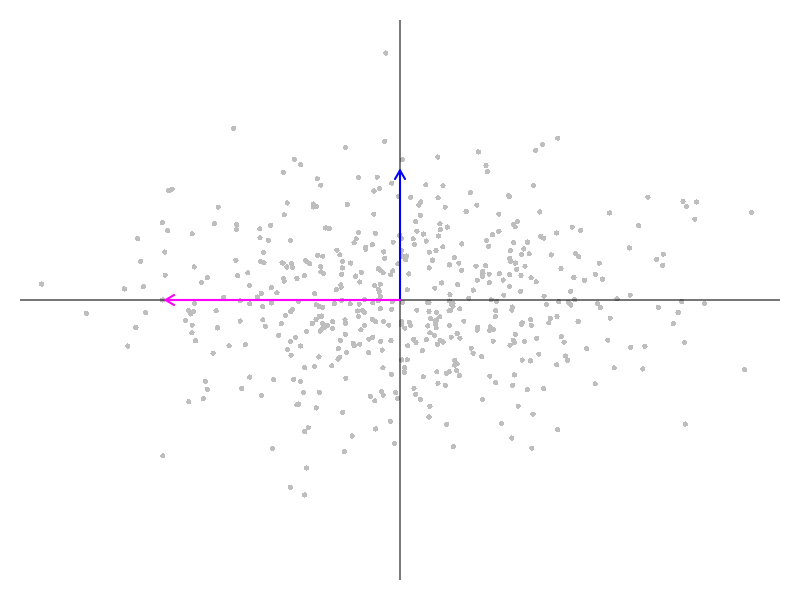
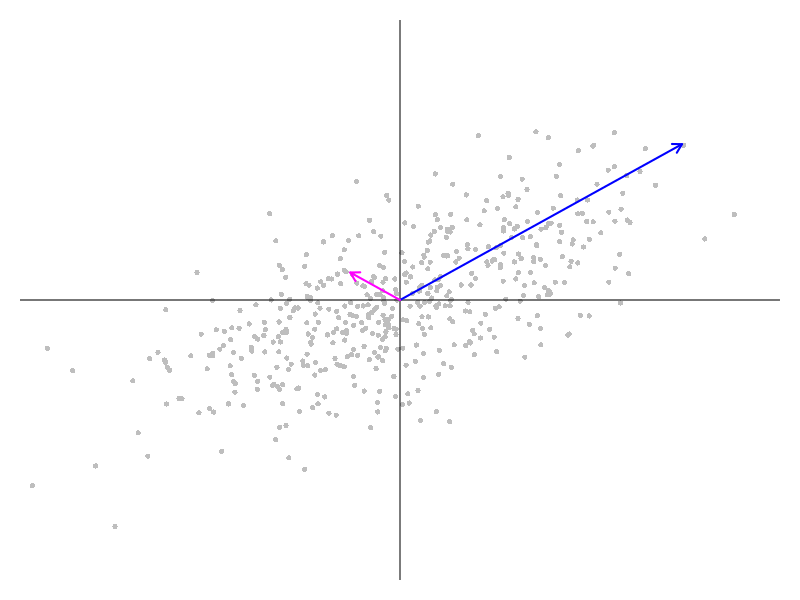
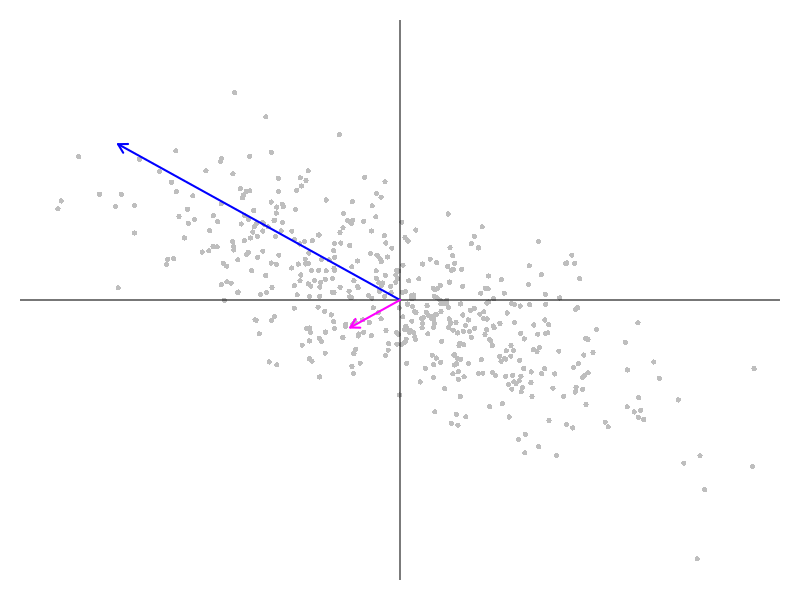

Recreate these plots in R, in order.
library(MASS)

n = 500
s1 = matrix(c(1,0,0,1),ncol=2)
s2 = matrix(c(1,0.7,0.7,1),ncol=2)
s3 = matrix(c(1,-0.7,-0.7,1),ncol=2)
ss = list(s1,s2,s3)

set.seed(1)
#par(mfrow=c(1,3))
for(i in 1:3){
	x = mvrnorm(n=n, mu=c(0,0), Sigma=ss[[i]])
	evals = eigen(as.matrix(ss[[i]]), symmetric=TRUE)
	evecs = evals$vectors; evals = evals$values
	pdf(paste('~/Dropbox/Teaching/UW/578C_ML4BBD/Spring2015/Lectures/Figures/covmat-',i,'.pdf',sep=''), height=4, width=4)
#	par(mar=c(4,4,1,1))
	par(mar=c(1,1,1,1))
	plot(x, xlim=c(-3,3), ylim=c(-4,4), col='gray', axes=F, pch=16, cex=.7)#,xlab=expression(X[1]), ylab=expression(X[2]))
	abline(h=0)
	abline(v=0)
	arrows(x0=0,y0=0,x1=evecs[1,1]*evals[1]*2,y1=evecs[2,1]*evals[1]*2,
		length=0.10, col='blue', lwd=2)
	arrows(x0=0,y0=0,x1=evecs[1,2]*evals[2]*2,y1=evecs[2,2]*evals[2]*2,
		length=0.10, col='magenta', lwd=2)
	dev.off()
}
